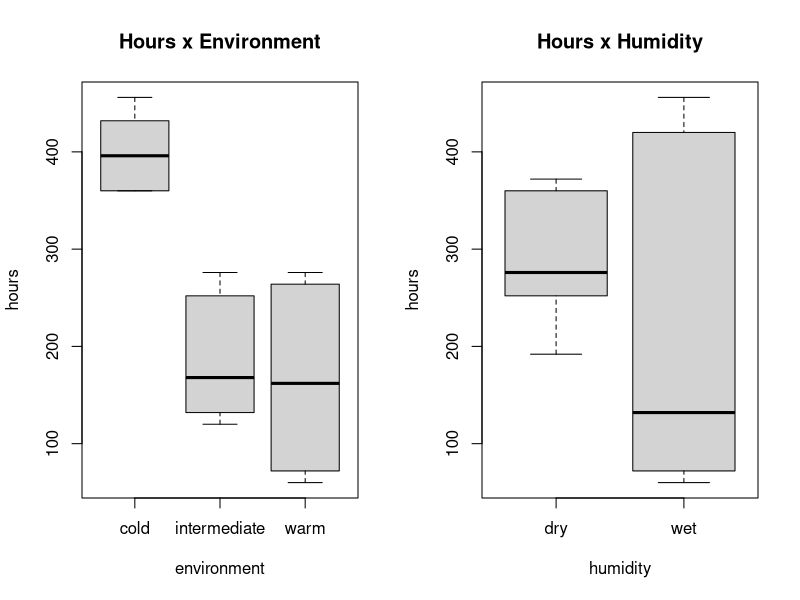
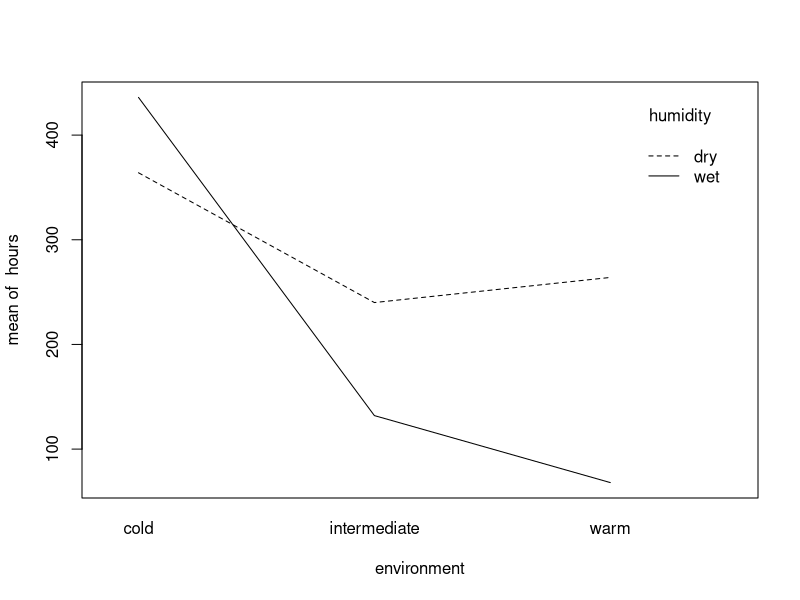
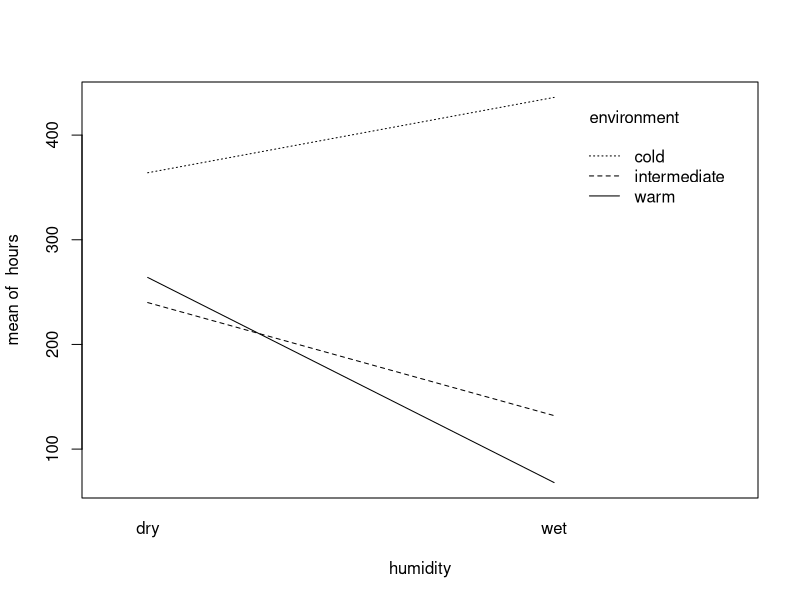
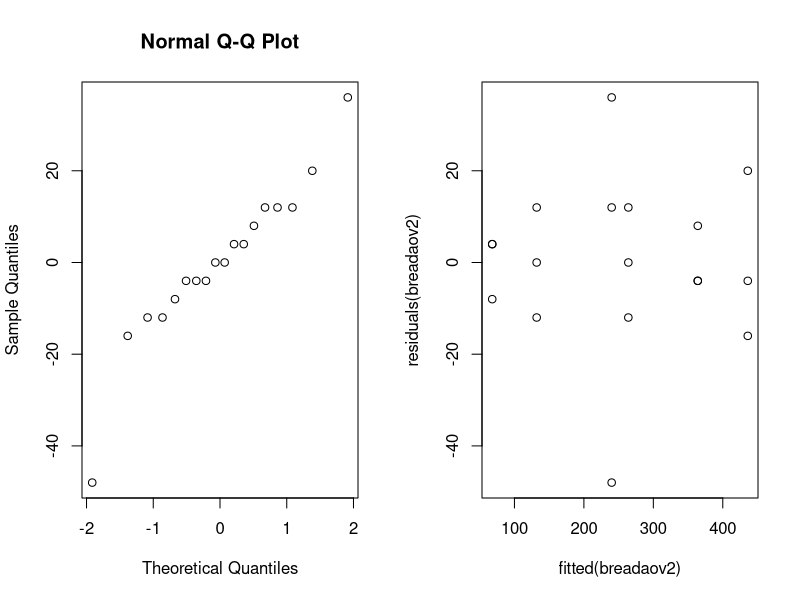
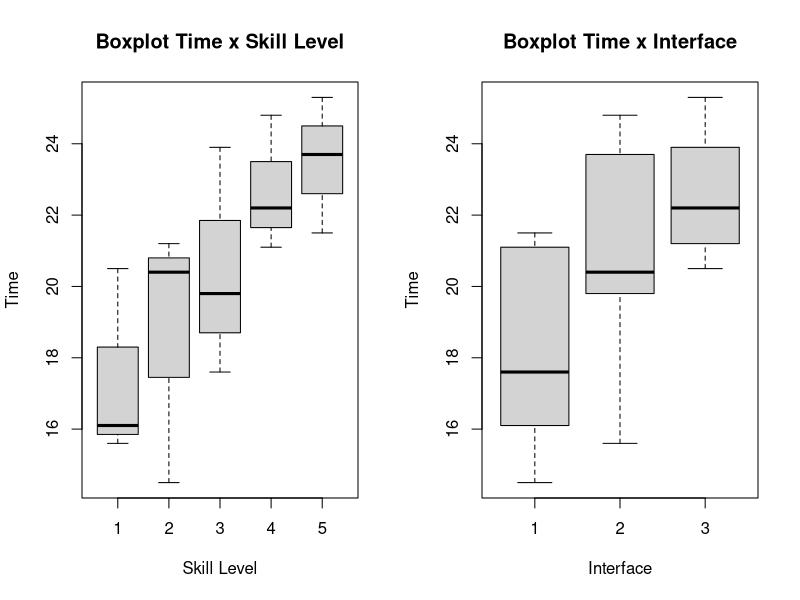
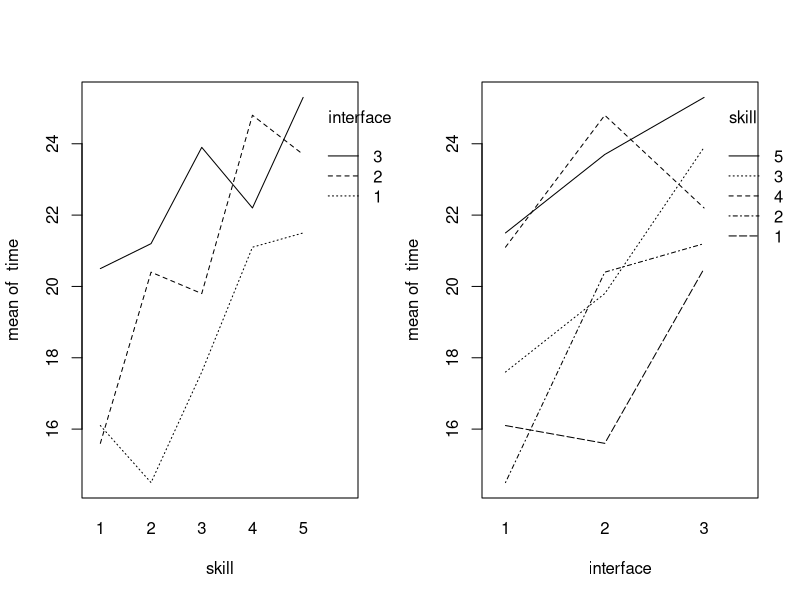
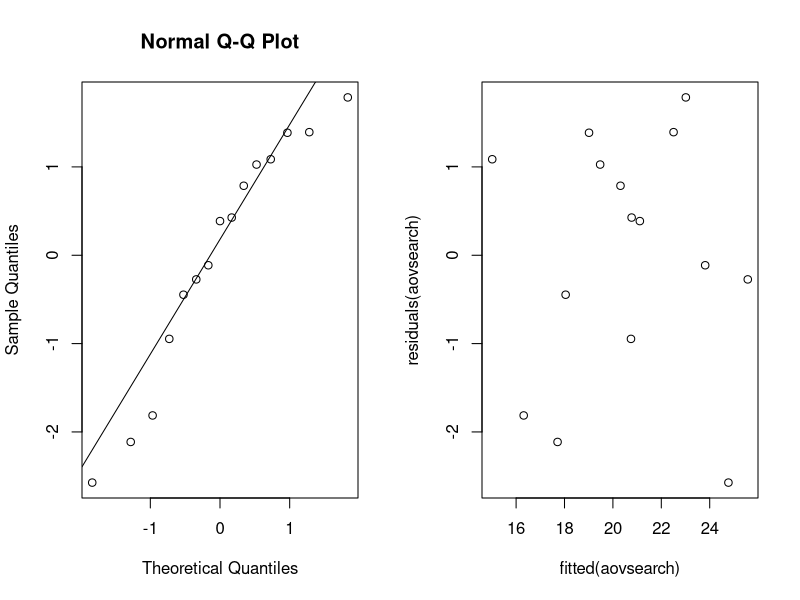
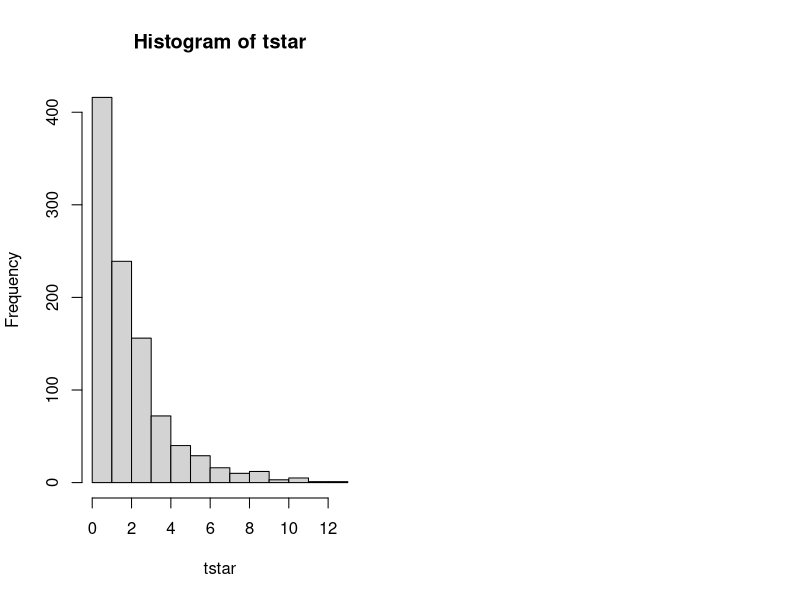

Source code (R) for these figures, in order: (Note: this script raises an error after producing the figures.)

# Loading necessary packages, so they are available in the current session.
library(multcomp)
library(lme4)

### Exercise 1
data_bread <- read.table(file = "bread.txt", header = TRUE)

# QUestion 1:
I = 3 #levels of temperature.
J = 2 #levels of humidity.
N = 3 #experimental units per combination of the two factors, given that the total of units is 18.
rbind(rep(1:I,each=N*J),rep(1:J,N*I),sample(1:(N*I*J)))

# Question 2
par(mfrow=c(1,2))
boxplot(hours~environment,data=data_bread, main ="Hours x Environment")
boxplot(hours~humidity,data=data_bread, main ="Hours x Humidity")

par(mfrow=c(1,1))
attach(data_bread)
interaction.plot(environment,humidity,hours)
interaction.plot(humidity,environment,hours)

# Question 3
data_bread$environment=as.factor(data_bread$environment)
data_bread$humidity=as.factor(data_bread$humidity)
breadaov=lm(hours~environment*humidity,data=data_bread)
anova(breadaov)
summary(breadaov)

# Question 4
contrasts(data_bread$environment)=contr.sum
contrasts(data_bread$humidity)=contr.sum
breadaov2=lm(hours~environment*humidity,data=data_bread)
anova(breadaov2)
summary(breadaov2)

# Question 5
#Checking the normality of the population.
par(mfrow=c(1,2))
qqnorm(residuals(breadaov2))

# An extra check is also the Shapiro test.
shapiro.test(residuals(breadaov2))

# Checking the assumption of equal population variances.
plot(fitted(breadaov2), residuals(breadaov2))

### Exercise 2
search = read.table("search.txt", header = TRUE)

# Question 1
B = 5
I = 3
N = 1

rbind(rep(1:I,each=N*B),rep(1:B,N*I),sample(1:(N*I*B)))


# Question 2
attach(search)

par(mfrow=c(1,2))
boxplot(time~skill, main="Boxplot Time x Skill Level", ylab="Time", xlab="Skill Level")
boxplot(time~interface, main="Boxplot Time x Interface", ylab="Time", xlab="Interface")

par(mfrow=c(1,2))
interaction.plot(skill, interface, time); interaction.plot(interface, skill, time)

# Question 3
search$skill <- factor(search$skill)
search$interface <-  factor(search$interface)
aovsearch = lm(time~interface+skill, data = search)
anova(aovsearch)
summary(aovsearch)

# Question 4
contrasts(search$skill)=contr.sum
contrasts(search$interface)=contr.sum
aovsearch = lm(time~interface+skill, data = search)
summary(aovsearch)

estimatedTime = 20.5467 +  2.1533  + (0 - (-2.3867) - 0.3133)  
estimatedTime

# Question 5
par(mfrow=c(1,2))
qqnorm(residuals(aovsearch))
qqline(residuals(aovsearch))
plot(fitted(aovsearch), residuals(aovsearch))

# Question 6
friedman.test(time, interface, skill, data = search)
#friedman.test(time~interface|skill, data = search)

# Question 7
oneaovsearch = lm(time~interface, data = search)
anova(oneaovsearch)

### Exercise 3

# Question 1
cream= read.table("cream.txt",header = TRUE)

cream$batch= as.factor(cream$batch)
cream$position= as.factor(cream$position)
cream$starter= as.factor(cream$starter)

creamaov= lm(acidity ~ starter + batch + position,data = cream)
anova(creamaov)
summary(creamaov)

# Question 2
creammult= glht(creamaov,linfct = mcp(starter="Tukey"))
summary(creammult)

# Question 3
# In Word File

# Question 4
confint(creammult)


### Exercise 4
library(lme4)
# Question 1
cow = read.table("cow.txt", header = TRUE)
cow$id = factor(cow$id)
cow$per = factor(cow$per)
cow$treatment = factor(cow$treatment)

cowlm = lm(milk~treatment+id+per, data = cow)
summary(cowlm)

# Question 2: Result from question 1

# Question 3
cowlmer = lmer(milk~treatment+order+per+(1|id), data = cow, REML=FALSE)
summary(cowlmer)
cowlmer1 = lmer(milk~order+per+(1|id), data = cow, REML=FALSE)
anova(cowlmer1, cowlmer)


# Question 4
attach(cow)
t.test(milk[treatment=="A"],milk[treatment=="B"],paired=TRUE)

### Exercise 5

# Question 1
nausea.frame=data.frame("nausea" = integer(),"medicin" = character(), stringsAsFactors = FALSE)
index = 1
for(i in 1:100){
  nausea.frame[i,] <- rbind(0, "Chlorpromazine")
  index = index + 1}

for(i in 1:52){
  nausea.frame[index,] <- rbind(1, "Chlorpromazine")
  index = index + 1}

for(i in 1:32){
  nausea.frame[index,] <- rbind(0, "Pentobarbital(100mg)")
  index = index + 1}

for(i in 1:35){
  nausea.frame[index,] <- rbind(1, "Pentobarbital(100mg)")
  index = index + 1}

for(i in 1:48){
  nausea.frame[index,] <- rbind(0, "Pentobarbital(150mg)")
  index = index + 1}

for(i in 1:37){
  nausea.frame[index,] <- rbind(1, "Pentobarbital(150mg)")
  index = index + 1}

#nausea.frame
attach(nausea.frame)
# Question 2
nausea.frame$medicin=as.factor(nausea.frame$medicin)

xtabs(~medicin+nausea)

# Question 3
attach(nausea.frame)

t = chisq.test(xtabs(~medicin+nausea))[[1]]
B=1000
tstar=numeric(B)
for (i in 1:B){
  medicinstar=sample(medicin)
  tstar[i]= chisq.test(xtabs(~medicinstar+nausea))[[1]]
}

hist(tstar)
t
pl=sum(tstar<t)/B
pr=sum(tstar>t)/B
p=2*min(pl,pr)
pl;pr;p

# Question 4
chisq.test(xtabs(~medicin+nausea))

### Exercise 6

# Question 1
airpollution= read.table("airpollution.txt", header = TRUE)
pairs(oxidant ~ day + wind + temperature + humidity + insolation , data= airpollution, upper.panel= NULL)

# Question 2
oxidant_day= lm(oxidant ~ day, data = airpollution)
summary(oxidant_day)
#Multiple R-squared: 0.01093

oxidant_wind= lm(oxidant ~ wind, data = airpollution)
summary(oxidant_wind)
#Multiple R-squared: 0.5863

oxidant_temperature=lm(oxidant ~ temperature, data = airpollution)
summary(oxidant_temperature)
#Multiple R-squared: 0.576

oxidant_humidity=lm(oxidant ~ humidity, data = airpollution)
summary(oxidant_humidity)
#Multiple R-squared: 0.124

oxidant_insolation=lm(oxidant ~ insolation, data = airpollution)
summary(oxidant_insolation)
#Multiple R-squared: 0.2552

## step 1 - select the highest R-squared (wind)
oxidant1= lm(oxidant ~ wind, data = airpollution)
summary(oxidant1)
#Multiple R-squared: 0.5863

## step 2 - select the highest R-squared (temperature as second variable) among below options
oxidant2=lm(oxidant ~ wind + temperature, data = airpollution)
summary(oxidant2)
#Multiple R-squared:0.7773 

oxidant2=lm(oxidant ~ wind + insolation, data = airpollution)
summary(oxidant2)
#Multiple R-squared:0.6613 

oxidant2=lm(oxidant ~ wind + humidity, data = airpollution)
summary(oxidant2)
#Multiple R-squared:0.5913 - one variable become insignificant

oxidant2=lm(oxidant ~ wind + day, data = airpollution)
summary(oxidant2)
#Multiple R-squared:0.5989 - one variable become insignificant

## step 3 - all added variable make previous variables insignificant - stop stepping up
oxidant3=lm(oxidant ~ wind + temperature + insolation, data = airpollution)
summary(oxidant3)
#Multiple R-squared:0.7816 - one variable become insignificant

oxidant3=lm(oxidant ~ wind + temperature + humidity, data = airpollution)
summary(oxidant3)
#Multiple R-squared:0.7964 - one variable become insignificant

oxidant3=lm(oxidant ~ wind + temperature + day, data = airpollution)
summary(oxidant3)
#Multiple R-squared:0.7958 - one variable become insignificant

## Best Model - step 2
oxidant2=lm(oxidant ~ wind + temperature, data = airpollution)
oxidant2

# Question 3
## step 1 - full model
oxidant5= lm(oxidant ~ wind + temperature + insolation + humidity + day, data = airpollution)
summary(oxidant5)

## step 2 - remove the highest p-value (day)
oxidant4= lm(oxidant ~ wind + temperature + insolation + humidity , data = airpollution)
summary(oxidant4)

## step 3 - remove second highest p-value (insolation)
oxidant3= lm(oxidant ~ wind + temperature + humidity , data = airpollution)
summary(oxidant3)

## step 4 - remove third highest p-value (humidity)
oxidant2= lm(oxidant ~ wind + temperature , data = airpollution)
summary(oxidant2)

# Question 4
## Best Model
oxidant2

# Question 5
par(mfrow=c(1,2))
qqnorm(residuals(oxidant2), main = "QQ-plot residuals")
plot(fitted(oxidant2),residuals(oxidant2))

### Exercise 7
crime_expenses <- read.table(file = "expensescrime.txt", header = TRUE)

#Identifying potential correlations
pairs(crime_expenses, upper.panel=NULL)

# Studying the collinearity between two variables:
round(cor(crime_expenses[,3:7]),2)
# As can be seen, there is a strong correlation between employ and lawyers, so the model shouldn't contain both factors at the same time.

attach(crime_expenses)

# step-up strategy
## 1st Iteration
expenseslm_su = lm(expend~bad, data=crime_expenses)
summary(expenseslm_su) # R-squared = 0.6902

expenseslm_su = lm(expend~lawyers, data=crime_expenses)
summary(expenseslm_su) # R-squared = 0.936

expenseslm_su = lm(expend~employ, data=crime_expenses)
summary(expenseslm_su) # R-squared = 0.953 ==> Highest factor

expenseslm_su = lm(expend~pop, data=crime_expenses)
summary(expenseslm_su) # R-squared = 0.9054

## 2nd Iteration
expenseslm_su = lm(expend~employ+bad, data=crime_expenses)
summary(expenseslm_su) # R-squared = 0.9532 !! these combination of factors doesn't contribute to R squared, also high p-value

expenseslm_su = lm(expend~employ+lawyers, data=crime_expenses)
summary(expenseslm_su) # R-squared = 0.9616 ==> Highest factor on the iteration

expenseslm_su = lm(expend~employ+pop, data=crime_expenses)
summary(expenseslm_su) # R-squared = 0.9524 !! these combination of factors doesn't contribute to R squared, also high p-value

# Re-executing the highest R-squared for analysis
expenseslm_su = lm(expend~employ+lawyers, data=crime_expenses)
summary(expenseslm_su)

# Graphical analysis
qqnorm(residuals(expenseslm_su))
plot(fitted(expenseslm_su),residuals(expenseslm_su))
shapiro.test(residuals(expenseslm_su)) # The p-value led us to reject the null hypothesis

## 3rd Iteration (adding bad since this factor had the highest coeficient, removing lawyers since employ and lawyers are correlated)
expenseslm_su = lm(expend~employ+bad, data=crime_expenses)
summary(expenseslm_su) #R squared = 0.9532

expenseslm_su = lm(expend~employ+pop, data=crime_expenses)
summary(expenseslm_su) #these combination of factors doesn't contribute to R squared

## 4th Iteration - After trying the previous options, bad^2 is added to the model - This will generate the best R-squared !
crime_expenses$bad2 = crime_expenses$bad^2
expenseslm_su = lm(expend~employ+bad+bad2, data=crime_expenses)
summary(expenseslm_su) #R squared 0.9634

# Graphical analysis from the 4th Iteration (last improvement on R squared)

qqnorm(residuals(expenseslm_su))
plot(fitted(expenseslm_su),residuals(expenseslm_su))
shapiro.test(residuals(expenseslm_su)) # The p-value still led us to reject the null hypothesis (that residuals follow a normal dist.)

#Checking for potential/influence points:
round(cooks.distance(expenseslm_su),2)
plot(1:51,cooks.distance(expenseslm_su))
#As can be seen there are two potential points.
new_crime_expenses <- crime_expenses[ which(crime_expenses$state != 'TX'),]
new_crime_expenses <- new_crime_expenses[ which(new_crime_expenses$state != 'CA'),]
detach(crime_expenses)
attach(new_crime_expenses)

# 5th Iteration - after removing the potential point.
new_crime_expenses$bad2 = new_crime_expenses$bad^2
expenseslm_su = lm(expend~employ+bad+bad2, data=new_crime_expenses)
summary(expenseslm_su) #Contributes ==> R squared moves from 0.9634 to 0.9704, it's possible to say that those points were influence points, given the
#changes in the estimated parameters.

#Checking again for new potential/influence points:
round(cooks.distance(expenseslm_su),2)
plot(1:49,cooks.distance(expenseslm_su))

# Graphical analysis
qqnorm(residuals(expenseslm_su))
plot(fitted(expenseslm_su),residuals(expenseslm_su))
shapiro.test(residuals(expenseslm_su)) # The p-value calculated via Shapiro improves but still led us to reject the null hypothesis


###### !!!!!!!! Step-down strategy !!!


detach(new_crime_expenses)
attach(crime_expenses)

#1st Iteration - all factors
expenseslm_sd = lm(expend~bad+lawyers+employ+pop, data=crime_expenses)
summary(expenseslm_sd) #R squared = 0.9637

#2nd Iteration - factors bad and pop are removed given that their respective p-values are above 0.05.
expenseslm_sd = lm(expend~lawyers+employ, data=crime_expenses)
summary(expenseslm_sd) #these combination of factors doesn't contribute to R squared

#Graphical analysis
qqnorm(residuals(expenseslm_sd))
plot(fitted(expenseslm_sd),residuals(expenseslm_sd))
shapiro.test(residuals(expenseslm_sd)) # The p-value led us to reject the null hypothesis

# Final model:
#expenses = 31.29 +0.044*employ -5.3396*bad +0.0269*bad^2 + error
